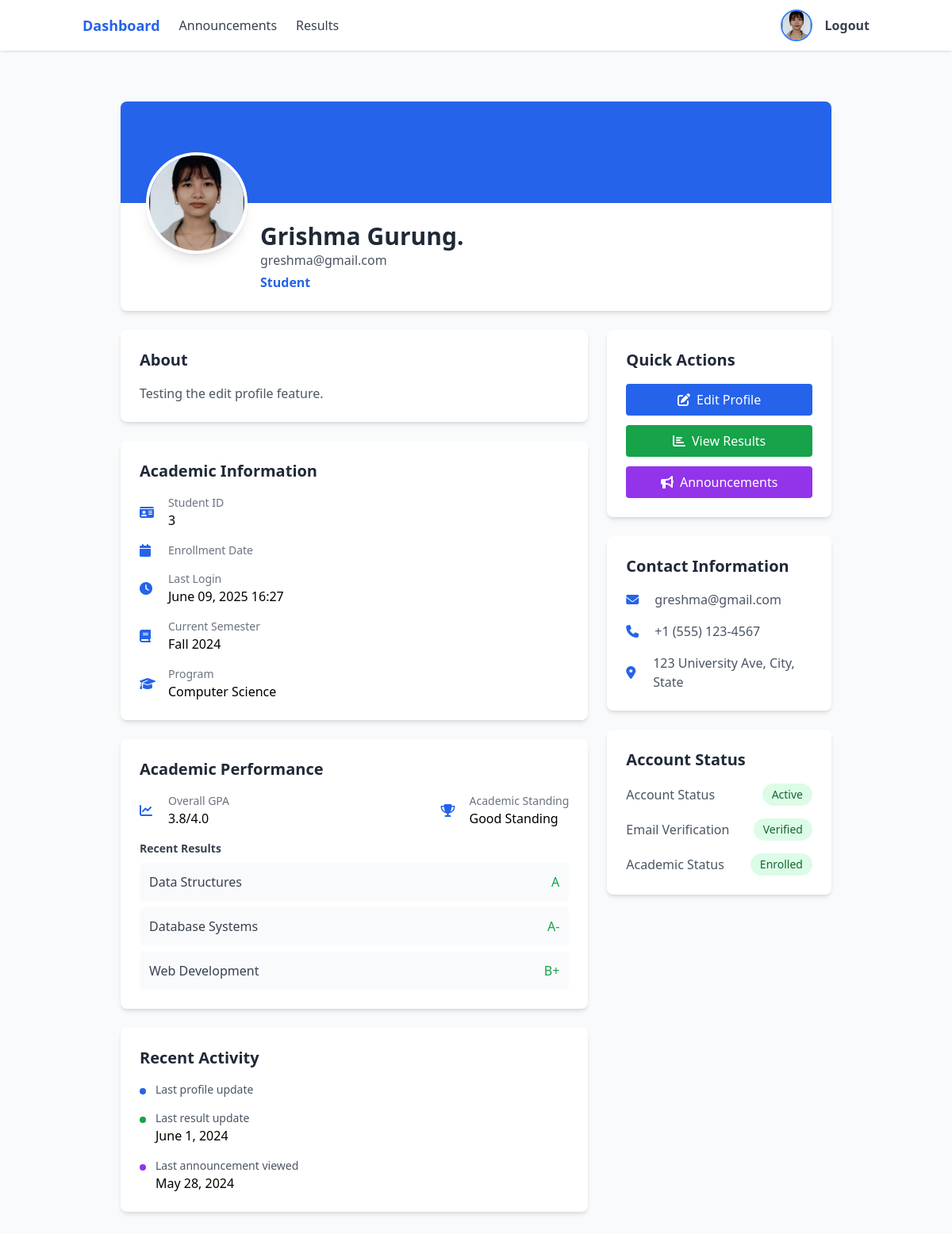
The page /student/profile/ (signed in) on the database as committed earlier.
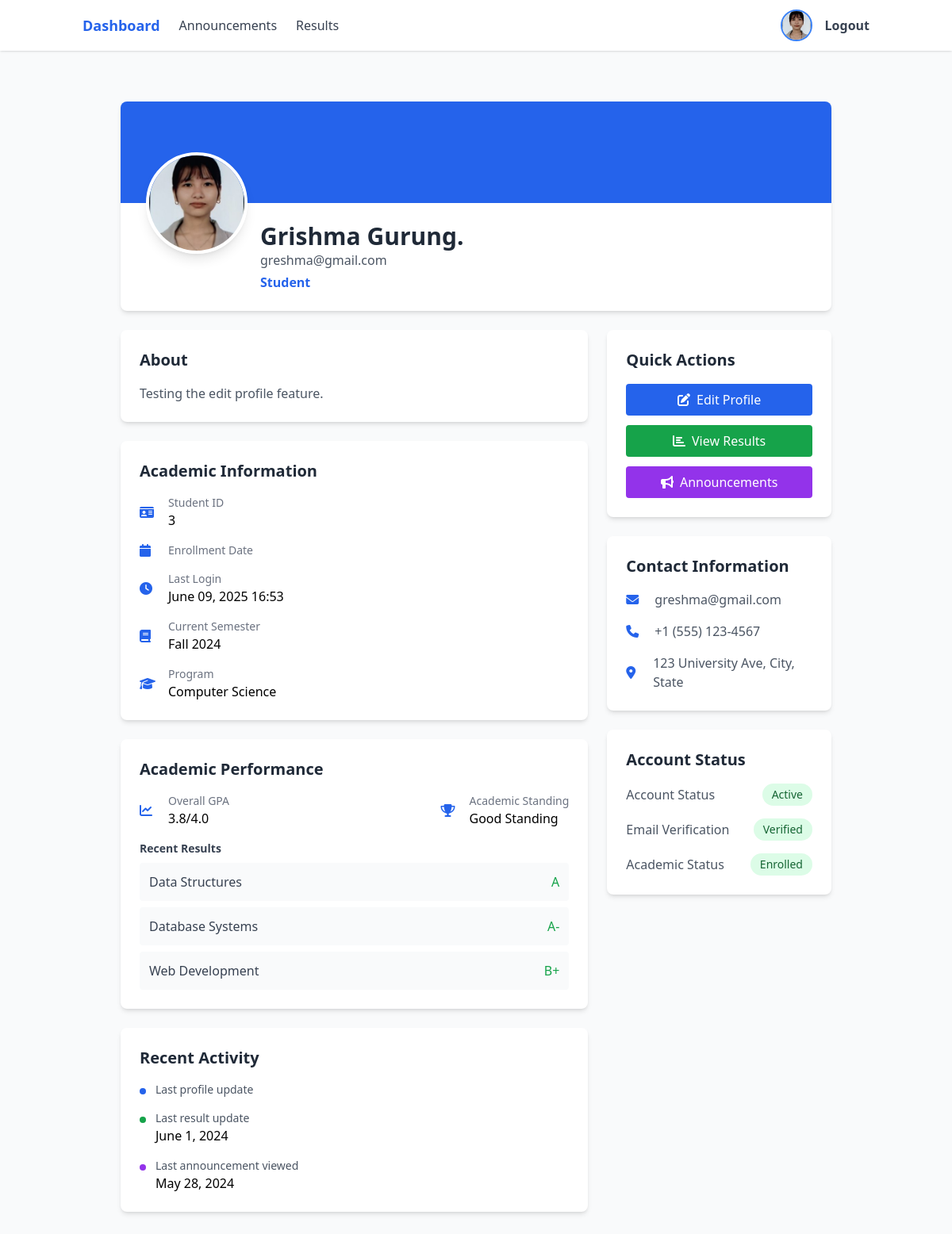
The same page on the database as committed later.
### users/models.py (models this page shows, shortened)
class User(AbstractBaseUser, PermissionsMixin):
    ROLE_CHOICES = [
        ('teacher', 'Teacher'),
        ('student', 'Student'),
        ('admin', 'Admin'),
    ]
    email = models.EmailField(unique=True)
    role = models.CharField(max_length=10, choices=ROLE_CHOICES)
    is_active = models.BooleanField(default=True)
    is_staff = models.BooleanField(default=False)
    profile_image = models.ImageField(upload_to=user_profile_image_path, null=True, blank=True)
    full_name = models.CharField(max_length=255, null=True, blank=True)
    bio = models.TextField(null=True, blank=True)
    USERNAME_FIELD = 'email'
    REQUIRED_FIELDS = ['role']
    objects = UserManager()
    @property
    def is_teacher(self):
        return self.role == 'teacher'
    def get_role_display(self):
        return dict(self.ROLE_CHOICES).get(self.role, self.role)

### users/views.py (the view)
# urls.py: path('student/profile/', views.profile, name='profile'),
@login_required
def profile(request):
    if request.user.role != 'student':
        return redirect('login')
    return render(request, 'users/profile.html')

### users/templates/users/profile.html (shortened to what the changed rows need)
{% extends 'users/base.html' %}
{% block content %}
<div class="container mx-auto px-4 py-8">
    <div class="max-w-4xl mx-auto">
        <div class="bg-white rounded-lg shadow-md overflow-hidden">
            <div class="px-8 py-6 relative">
                <div class="absolute -top-16 left-8">
                    {% if user.profile_image %}
                        <img src="{{ user.profile_image.url }}" alt="Profile" class="w-32 h-32 rounded-full object-cover border-4 border-white shadow-lg">
                    {% else %}
                        <img src="https://ui-avatars.com/api/?name={{ user.full_name|default:user.email }}&background=3b82f6&color=fff&size=128" class="w-32 h-32 rounded-full object-cover border-4 border-white shadow-lg">
                    {% endif %}
                </div>
                <div class="ml-36">
                    <h2 class="text-3xl font-bold text-gray-800">{{ user.full_name }}</h2>
                    <p class="text-gray-600">{{ user.email }}</p>
                    <p class="text-blue-600 font-semibold mt-1">{{ user.get_role_display }}</p>
                </div>
            </div>
        </div>
        <div class="grid grid-cols-1 md:grid-cols-3 gap-6 mt-6">
            <div class="md:col-span-2 space-y-6">
                <div class="bg-white rounded-lg shadow-md p-6">
                    <h3 class="text-xl font-semibold text-gray-800 mb-4">About</h3>
                    <p class="text-gray-600">{{ user.bio|default:"No bio available" }}</p>
                </div>
                <div class="bg-white rounded-lg shadow-md p-6">
                    <div class="space-y-4">
                        <div class="flex items-center">
                            <div class="ml-3">
                                <p class="text-sm text-gray-500">Student ID</p>
                                <p class="font-medium">{{ user.id }}</p>
                            </div>
                        </div>
                        <div class="flex items-center">
                            <div class="ml-3">
                                <p class="text-sm text-gray-500">Last Login</p>
                                <p class="font-medium">{{ user.last_login|date:"F d, Y H:i" }}</p>
                            </div>
                        </div>
                    </div>
                </div>
            </div>
            <div class="space-y-6">
                <div class="bg-white rounded-lg shadow-md p-6">
                    <div class="space-y-4">
                        <div class="flex items-center">
                            <i class="fas fa-envelope text-blue-600 w-6"></i>
                            <p class="ml-3 text-gray-600">{{ user.email }}</p>
                        </div>
                    </div>
                </div>
            </div>
        </div>
    </div>
</div>
{% endblock %}

### users/templates/users/navbar.html
{% if user.is_teacher %}
<nav class="bg-white shadow fixed top-0 left-0 right-0 z-50">
    <div class="container mx-auto px-4 py-3 flex items-center justify-between">
        <div class="flex items-center space-x-6">
            <a href="{% url 'teacher_dashboard' %}" class="text-blue-600 font-bold text-lg">Dashboard</a>
            <a href="{% url 'teacher_announcements' %}" class="text-gray-700 hover:text-blue-600">Announcements</a>
            <a href="{% url 'teacher_results' %}" class="text-gray-700 hover:text-blue-600">Results</a>
            <a href="{% url 'teacher_students' %}" class="text-gray-700 hover:text-blue-600">Students</a>
        </div>
        <div class="flex items-center space-x-4">
            <a href="{% url 'profile' %}" class="flex items-center">
                {% if user.profile_image %}
                    <img src="{{ user.profile_image.url }}" alt="Profile" class="w-10 h-10 rounded-full object-cover border-2 border-blue-500">
                {% else %}
                    <span class="w-10 h-10 flex items-center justify-center rounded-full bg-gray-300 text-gray-600">
                        <i class="fas fa-user"></i>
                    </span>
                {% endif %}
            </a>
            <a href="{% url 'logout' %}" class="text-gray-700 hover:text-red-500 font-semibold">Logout</a>
        </div>
    </div>
</nav>
{% else %}
<nav class="bg-white shadow fixed top-0 left-0 right-0 z-50">
    <div class="container mx-auto px-4 py-3 flex items-center justify-between">
        <div class="flex items-center space-x-6">
            <a href="{% url 'student_dashboard' %}" class="text-blue-600 font-bold text-lg">Dashboard</a>
            <a href="{% url 'student_announcements' %}" class="text-gray-700 hover:text-blue-600">Announcements</a>
            <a href="{% url 'student_results' %}" class="text-gray-700 hover:text-blue-600">Results</a>
        </div>
        <div class="flex items-center space-x-4">
            <a href="{% url 'profile' %}" class="flex items-center">
                {% if user.profile_image %}
                    <img src="{{ user.profile_image.url }}" alt="Profile" class="w-10 h-10 rounded-full object-cover border-2 border-blue-500">
                {% else %}
                    <span class="w-10 h-10 flex items-center justify-center rounded-full bg-gray-300 text-gray-600">
                        <i class="fas fa-user"></i>
                    </span>
                {% endif %}
            </a>
            <a href="{% url 'logout' %}" class="text-gray-700 hover:text-red-500 font-semibold">Logout</a>
        </div>
    </div>
</nav>
{% endif %}

Rows that differ between the two databases and show on the page:
changed User "Grishma Gurung.": last_login "June 09, 2025 16:27" → "June 09, 2025 16:53"
